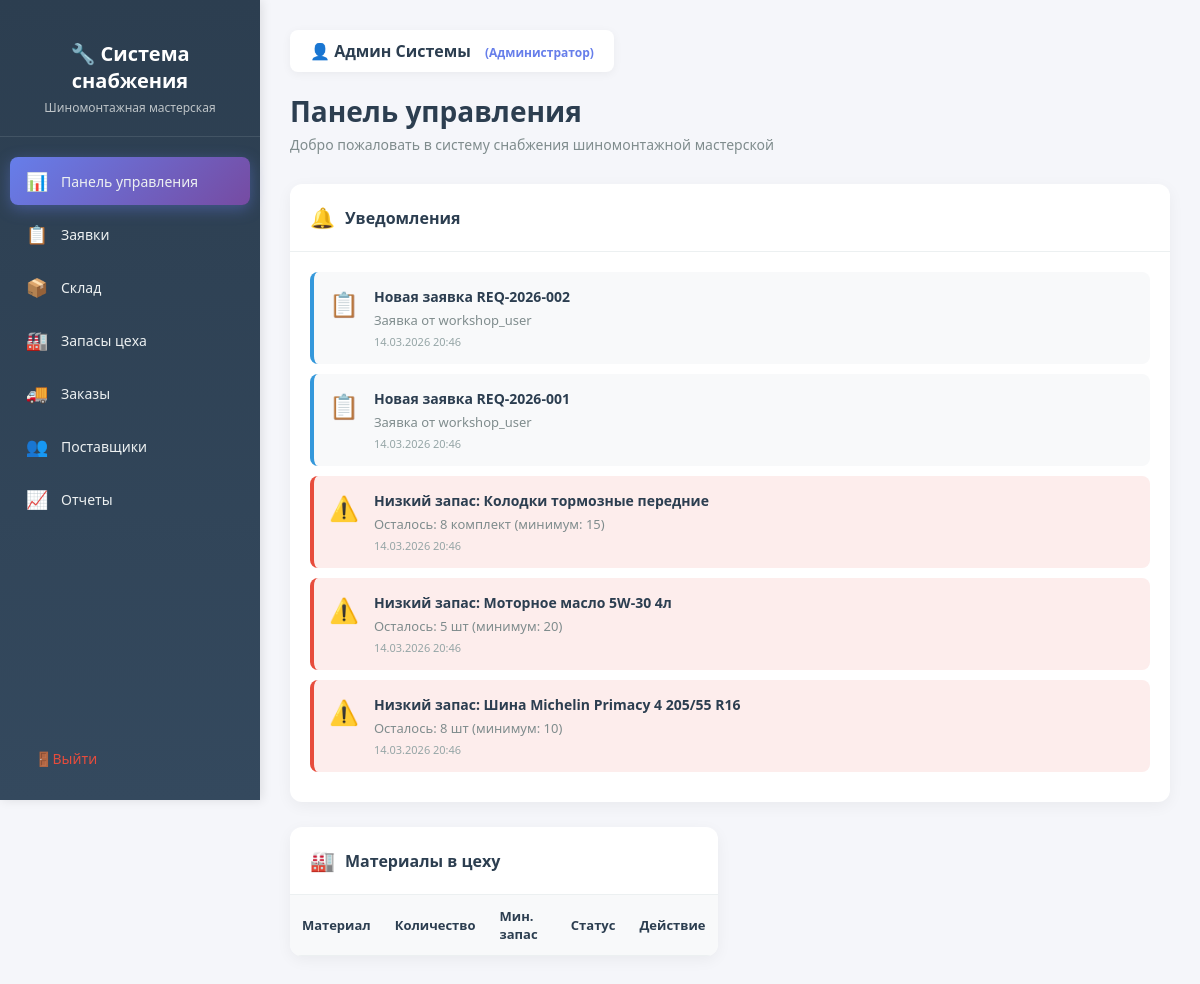
The page / (signed in) on the database its author committed.
### procurement/models.py (models this page shows, shortened)
class PurchaseRequest(models.Model):
    STATUS_CHOICES = [
        ('draft', 'Черновик'),
        ('pending', 'На согласовании'),
        ('approved', 'Согласована'),
        ('rejected', 'Отклонена'),
        ('ordered', 'Заказана'),
    ]
    ROLE_CHOICES = [
        ('workshop', 'Сотрудник цеха'),
        ('warehouse', 'Кладовщик'),
    ]
    request_number = models.CharField(max_length=20, unique=True, verbose_name="Номер заявки")
    requester = models.ForeignKey(
        User,
        on_delete=models.SET_NULL,
        null=True,
        related_name='requests',
        verbose_name="Заявитель"
    )
    requester_role = models.CharField(
        max_length=20,
        choices=ROLE_CHOICES,
        default='workshop',
        verbose_name="Роль заявителя"
    )
    status = models.CharField(
        max_length=20,
        choices=STATUS_CHOICES,
        default='draft',
        verbose_name="Статус"
    )
    items = models.ManyToManyField('Product', through='RequestItem', verbose_name="Товары")
    total_amount = models.DecimalField(
        max_digits=12,
        decimal_places=2,
        default=0,
        verbose_name="Общая сумма"
    )
    comment = models.TextField(blank=True, verbose_name="Комментарий")
    created_at = models.DateTimeField(auto_now_add=True, verbose_name="Дата создания")
    updated_at = models.DateTimeField(auto_now=True, verbose_name="Дата обновления")
    approved_by = models.ForeignKey(
        User,
        on_delete=models.SET_NULL,
        null=True,
        blank=True,
        related_name='approved_requests',
        verbose_name="Кто согласовал"
    )
    approved_at = models.DateTimeField(null=True, blank=True, verbose_name="Дата согласования")
    class Meta:
        verbose_name = "Заявка на закупку"
        verbose_name_plural = "Заявки на закупку"
        ordering = ['-created_at']

class Product(models.Model):
    name = models.CharField(max_length=200, verbose_name="Наименование")
    category = models.ForeignKey(
        Category,
        on_delete=models.SET_NULL,
        null=True,
        related_name='products',
        verbose_name="Категория"
    )
    sku = models.CharField(max_length=50, unique=True, verbose_name="Артикул")
    unit = models.CharField(max_length=20, default='шт', verbose_name="Единица измерения")
    min_stock_level = models.PositiveIntegerField(
        default=0,
        verbose_name="Минимальный остаток"
    )
    current_stock = models.PositiveIntegerField(
        default=0,
        verbose_name="Текущий остаток"
    )
    supplier = models.ForeignKey(
        Supplier,
        on_delete=models.SET_NULL,
        null=True,
        related_name='products',
        verbose_name="Основной поставщик"
    )
    price = models.DecimalField(
        max_digits=10,
        decimal_places=2,
        blank=True,
        null=True,
        verbose_name="Цена за единицу"
    )
    description = models.TextField(blank=True, verbose_name="Описание")
    created_at = models.DateTimeField(auto_now_add=True, verbose_name="Дата добавления")
    updated_at = models.DateTimeField(auto_now=True, verbose_name="Дата обновления")
    class Meta:
        verbose_name = "Товар"
        verbose_name_plural = "Товары"
        ordering = ['name']

### core/views.py (the view)
# urls.py: path('', views.dashboard, name='dashboard'),
@login_required
def dashboard(request):
    notifications = []
    pending_requests = PurchaseRequest.objects.filter(
        requester__isnull=False
    ).order_by('-created_at')[:5]
    for req in pending_requests:
        notifications.append({
            'type': 'request',
            'title': f'Новая заявка {req.request_number}',
            'description': f'Заявка от {req.requester.username if req.requester else "Неизвестно"}',
            'date': req.created_at,
            'icon': '📋',
            'priority': 'normal'
        })
    low_stock_products = Product.objects.filter(current_stock__lte=F('min_stock_level'))
    for product in low_stock_products:
        notifications.append({
            'type': 'low_stock',
            'title': f'Низкий запас: {product.name}',
            'description': f'Осталось: {product.current_stock} {product.unit} (минимум: {product.min_stock_level})',
            'date': product.updated_at,
            'icon': '⚠️',
            'priority': 'high'
        })
    workshop_materials = WorkshopStock.objects.all().select_related('product')[:10]
    context = {
        'notifications': notifications,
        'workshop_materials': workshop_materials,
        'user': request.user,
    }
    return render(request, 'dashboard.html', context)

### templates/dashboard.html (shortened to what this page needs)
<!DOCTYPE html>
<html lang="ru">
<head>
</head>
<body>
    <aside class="sidebar">
        <div class="sidebar-header">
            <h2>🔧 Система снабжения</h2>
            <p>Шиномонтажная мастерская</p>
        </div>
        <ul class="sidebar-menu">
            <li>
                <a href="{% url 'dashboard' %}" class="active">
                    <span class="menu-icon">📊</span>
                    <span>Панель управления</span>
                </a>
            </li>
            <li>
                <a href="#">
                    <span class="menu-icon">📋</span>
                    <span>Заявки</span>
                </a>
            </li>
            <li>
                <a href="{% url 'warehouse' %}">
                    <span class="menu-icon">📦</span>
                    <span>Склад</span>
                </a>
            </li>
            <li>
                <a href="{% url 'workshop_stock' %}">
                    <span class="menu-icon">🏭</span>
                    <span>Запасы цеха</span>
                </a>
            </li>
            <li>
                <a href="#">
                    <span class="menu-icon">🚚</span>
                    <span>Заказы</span>
                </a>
            </li>
            <li>
                <a href="#">
                    <span class="menu-icon">👥</span>
                    <span>Поставщики</span>
                </a>
            </li>
            <li>
                <a href="#">
                    <span class="menu-icon">📈</span>
                    <span>Отчеты</span>
                </a>
            </li>
        </ul>
        <div class="sidebar-footer">
            <a href="{% url 'logout' %}" class="logout-btn">
                <span class="menu-icon">🚪</span>
                <span>Выйти</span>
            </a>
        </div>
    </aside>
    <main class="main-content">
        <div class="page-header">
            <div class="user-info">
                👤 <span>{{ user.get_full_name|default:user.username }}</span>
                {% if user.is_staff %}
                    <span style="color: #667eea; font-size: 12px; margin-left: 10px;">(Администратор)</span>
                {% endif %}
            </div>
            <h1>Панель управления</h1>
            <p>Добро пожаловать в систему снабжения шиномонтажной мастерской</p>
        </div>
        <div class="widgets-grid">
            <div class="widget-card" style="grid-column: span 2;">
                <div class="widget-header">
                    <h3>
                        <span class="widget-icon">🔔</span>
                        Уведомления
                    </h3>
                </div>
                <div class="widget-body">
                    {% if notifications %}
                        <ul class="notification-list">
                            {% for notification in notifications %}
                                <li class="notification-item priority-{{ notification.priority }}">
                                    <span class="notification-icon">{{ notification.icon }}</span>
                                    <div class="notification-content">
                                        <div class="notification-title">{{ notification.title }}</div>
                                        <div class="notification-description">{{ notification.description }}</div>
                                        <div class="notification-date">{{ notification.date|date:"d.m.Y H:i" }}</div>
                                    </div>
                                </li>
                            {% endfor %}
                        </ul>
                    {% else %}
                        <div class="empty-state">
                            <div class="empty-state-icon">✅</div>
                            <p>Нет новых уведомлений</p>
                        </div>
                    {% endif %}
                </div>
            </div>
            <div class="widget-card">
                <div class="widget-header">
                    <h3>
                        <span class="widget-icon">🏭</span>
                        Материалы в цеху
                    </h3>
                </div>
                <div class="widget-body" style="padding: 0;">
                    <table class="materials-table">
                        <thead>
                            <tr>
                                <th>Материал</th>
                                <th>Количество</th>
                                <th>Мин. запас</th>
                                <th>Статус</th>
                                <th>Действие</th>
                            </tr>
                        </thead>
                    </table>
                </div>
            </div>
        </div>
    </main>
</body>
</html>

### templates/dashboard.html (style rules this page uses)
* { margin: 0; padding: 0; box-sizing: border-box; }
body { font-family: 'Segoe UI', Tahoma, Geneva, Verdana, sans-serif; background: #f5f6fa; min-height: 100vh; display: flex; }
.sidebar { width: 260px; background: linear-gradient(180deg, #2c3e50 0%, #34495e 100%); min-height: 100vh; position: fixed; left: 0; top: 0; padding: 20px 0; box-shadow: 2px 0 10px rgba(0,0,0,0.1); }
.sidebar-header { padding: 20px; text-align: center; border-bottom: 1px solid rgba(255,255,255,0.1); margin-bottom: 20px; }
.sidebar-header h2 { color: white; font-size: 20px; margin-bottom: 5px; }
.sidebar-header p { color: #bdc3c7; font-size: 12px; }
.sidebar-menu { list-style: none; padding: 0 10px; }
.sidebar-menu li { margin-bottom: 5px; }
.sidebar-menu a { display: flex; align-items: center; padding: 12px 15px; color: #ecf0f1; text-decoration: none; border-radius: 8px; transition: all 0.3s ease; font-size: 14px; }
.sidebar-menu a.active { background: linear-gradient(135deg, #667eea 0%, #764ba2 100%); box-shadow: 0 4px 15px rgba(102, 126, 234, 0.4); }
.sidebar-menu .menu-icon { margin-right: 12px; font-size: 18px; width: 24px; text-align: center; }
.sidebar-footer { position: absolute; bottom: 20px; width: 100%; padding: 0 20px; }
.logout-btn { display: flex; align-items: center; padding: 12px 15px; color: #e74c3c; text-decoration: none; border-radius: 8px; transition: all 0.3s ease; font-size: 14px; }
.main-content { margin-left: 260px; flex: 1; padding: 30px; }
.page-header { margin-bottom: 30px; }
.page-header h1 { color: #2c3e50; font-size: 28px; margin-bottom: 5px; }
.page-header p { color: #7f8c8d; font-size: 14px; }
.user-info { display: inline-block; background: white; padding: 10px 20px; border-radius: 8px; box-shadow: 0 2px 10px rgba(0,0,0,0.05); margin-bottom: 20px; }
.user-info span { color: #2c3e50; font-weight: 600; }
.widgets-grid { display: grid; grid-template-columns: repeat(auto-fit, minmax(350px, 1fr)); gap: 25px; margin-bottom: 30px; }
.widget-card { background: white; border-radius: 12px; box-shadow: 0 4px 15px rgba(0,0,0,0.05); overflow: hidden; }
.widget-header { padding: 20px; border-bottom: 1px solid #ecf0f1; display: flex; align-items: center; justify-content: space-between; }
.widget-header h3 { color: #2c3e50; font-size: 16px; display: flex; align-items: center; }
.widget-header .widget-icon { margin-right: 10px; font-size: 20px; }
.widget-body { padding: 20px; }
.notification-list { list-style: none; }
.notification-item { display: flex; align-items: flex-start; padding: 15px; border-radius: 8px; margin-bottom: 10px; background: #f8f9fa; border-left: 4px solid #3498db; transition: all 0.3s ease; }
.notification-item.priority-high { border-left-color: #e74c3c; background: #fdedec; }
.notification-item.priority-normal { border-left-color: #3498db; }
.notification-icon { font-size: 24px; margin-right: 15px; }
.notification-content { flex: 1; }
.notification-title { font-weight: 600; color: #2c3e50; margin-bottom: 5px; font-size: 14px; }
.notification-description { color: #7f8c8d; font-size: 13px; margin-bottom: 5px; }
.notification-date { color: #95a5a6; font-size: 11px; }
.materials-table { width: 100%; border-collapse: collapse; }
.materials-table th, .materials-table td { padding: 12px; text-align: left; border-bottom: 1px solid #ecf0f1; }
.materials-table th { background: #f8f9fa; color: #2c3e50; font-weight: 600; font-size: 13px; }

### rows shown on the page
PurchaseRequest: date "14.03.2026 20:46"
PurchaseRequest: date "14.03.2026 20:46"
Product: date "14.03.2026 20:46"
Product: date "14.03.2026 20:46"
Product: date "14.03.2026 20:46"

### other values the page prints
{{ user.get_full_name|default:user.username }} "Админ Системы"
{{ notification.icon }} "📋" "📋" "⚠️" "⚠️" "⚠️"
{{ notification.title }} "Новая заявка REQ-2026-002" "Новая заявка REQ-2026-001" "Низкий запас: Колодки тормозные передние" "Низкий запас: Моторное масло 5W-30 4л" "Низкий запас: Шина Michelin Primacy 4 205/55 R16"
{{ notification.description }} "Заявка от workshop_user" "Заявка от workshop_user" "Осталось: 8 комплект (минимум: 15)" "Осталось: 5 шт (минимум: 20)" "Осталось: 8 шт (минимум: 10)"
